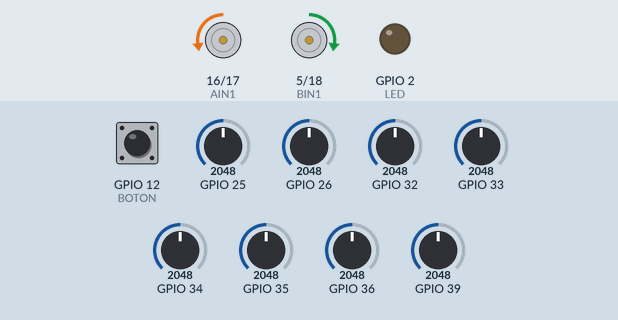
A sketch run on a simulated ESP32. Parts: motor-driver pin pairs drawn as motors (green arrow = first pin HIGH = forward, orange = second pin HIGH = backward, longer = more drive, scaled by the enable pin), output pins drawn as LEDs (lit = HIGH). Inputs (shaded band) come from the test bench; at power-on: GPIO 25 = 2048, GPIO 32 = 2048, GPIO 34 = 2048, GPIO 33 = 2048, GPIO 12 (BOTON) HIGH, GPIO 26 = 2048, GPIO 35 = 2048, GPIO 36 = 2048, GPIO 39 = 2048. What the sketch prints to the serial monitor is not drawn.

Above: at 5.4 s.
5.5 s: GPIO 25 set to 3453
7.0 s: GPIO 25 set to 3561
At 8.2 s:
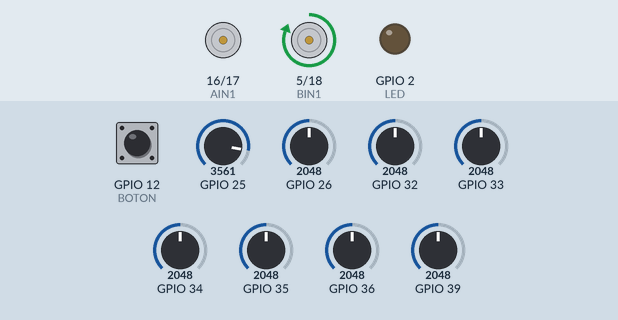
8.5 s: GPIO 32 set to 3540
At 9.7 s:
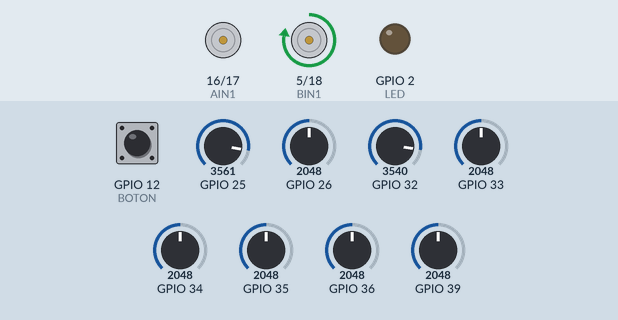
10.0 s: GPIO 34 set to 3429
11.5 s: GPIO 34 set to 3557
At 11.9 s:
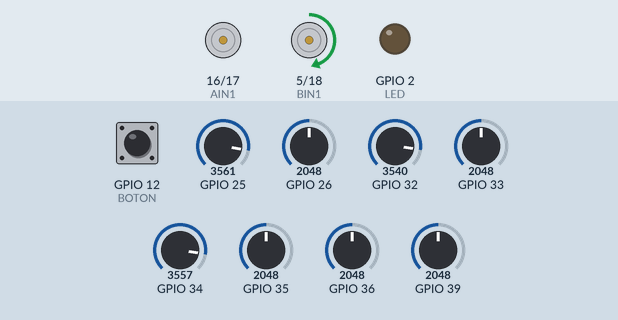
13.0 s: GPIO 33 set to 3431
14.5 s: GPIO 33 set to 3564
At 15.4 s:
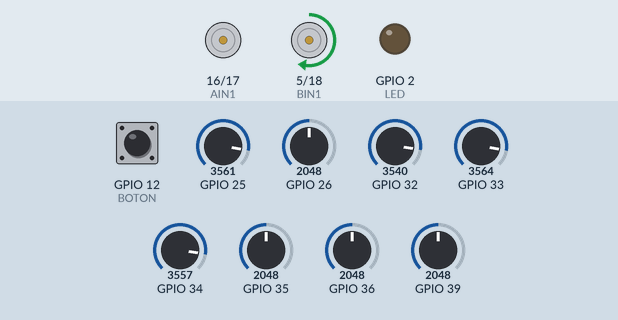
Timing chart, 0 to 17.0 s (numbered marks = the images above; inputs shaded):
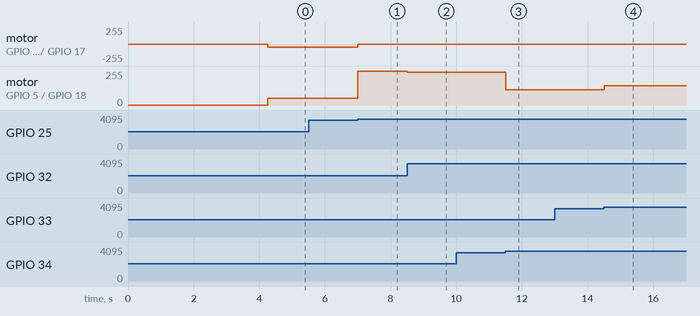

Measured:
- the behaviour switches between 3500 and 3501 on GPIO 25 (found by bisection; images 0 and 1)
- the behaviour switches between 3500 and 3501 on GPIO 34 (found by bisection; images 2 and 3)
- after the input at 5.5 s, every drawn part: stays the same
- after the input at 7.0 s, motor on GPIO 16 (AIN1) / GPIO 17 (AIN2): backward 50/255 → stopped at once; motor on GPIO 5 (BIN1) / GPIO 18 (BIN2): forward 50/255 → forward 255/255 at once
- after the input at 8.5 s, motor on GPIO 5 (BIN1) / GPIO 18 (BIN2): forward 255/255 → forward 244/255 at once
- after the input at 10.0 s, every drawn part: stays the same
- after the input at 11.5 s, motor on GPIO 5 (BIN1) / GPIO 18 (BIN2): forward 244/255 → forward 115/255 at once
- after the input at 13.0 s, every drawn part: stays the same
- after the input at 14.5 s, motor on GPIO 5 (BIN1) / GPIO 18 (BIN2): forward 115/255 → forward 146/255 at once

The sketch:

PIDGratis.ino
```cpp
#include <QTRSensors.h>
#include <Wire.h>

// Pines ESP32
#define BOTON 12
#define LED   2

// PID
float Kp = 0.13;
float Ki = 0.0;
float Kd = 0.5;

int lastError = 0;
int integral  = 0;

const int freq = 5000;
const int resolution = 8;


// Velocidad base
const int velocidadBase = 50;

// Sensores QTR
const uint8_t SensorCount = 8;
uint16_t sensorValues[SensorCount];

QTRSensors qtr;

// ────────────────────────────────────────────────────────────────
void inicializarMotores();
void Motor(int velIzq, int velDer);
// ────────────────────────────────────────────────────────────────

// PID sobre la posición [0..7000] (8 sensores → 7 espacios de 1000)
void PID(uint16_t position) {
  int error = position - 3500;    // centro = 3500
  integral  += error;
  int derivative = error - lastError;
  int output = (Kp * error) + (Ki * integral) + (Kd * derivative);
  lastError = error;

  int vIzq = constrain(velocidadBase + output, 0, 255);
  int vDer = constrain(velocidadBase - output, 0, 255);
  Motor(vIzq, vDer);
}

void setup() {
  Serial.begin(115200);
  inicializarMotores();

  pinMode(LED, OUTPUT);
  pinMode(BOTON, INPUT);

  // Config QTR (analógico, mismos pines)
  qtr.setTypeAnalog();
  qtr.setSensorPins((const uint8_t[]){ 36, 39, 34, 35, 32, 33, 25, 26 }, SensorCount);
  qtr.setEmitterPin(27);

  Serial.println("Esperando botón para calibrar");
  while (digitalRead(BOTON) == LOW) delay(10);

  Serial.println("Calibrando sensores...");
  for (uint16_t i = 0; i < 150; i++) qtr.calibrate();

  Serial.println("Listo. Esperando para comenzar...");
  while (digitalRead(BOTON) == LOW) delay(10);
  delay(500);
}

void loop() {
  // Leer crudos
  qtr.read(sensorValues);

  // Umbral: todo lo < 3500 lo anulamos
  for (uint8_t i = 0; i < SensorCount; i++) {
    if (sensorValues[i] < 3500) sensorValues[i] = 0;
  }

  // Posición ponderada manual
  uint32_t sumaPesada = 0;
  uint32_t sumaTotal  = 0;
  for (uint8_t i = 0; i < SensorCount; i++) {
    sumaPesada += (uint32_t)sensorValues[i] * (i * 1000);
    sumaTotal  += sensorValues[i];
  }

  // GAP: todo blanco → avanza recto con base y no acumules integral
  if (sumaTotal == 0) {
    Motor(velocidadBase, velocidadBase);
    integral  = 0;
    lastError = 0;
    return;
  }

  uint16_t position = sumaPesada / sumaTotal;

  // Control PID
  PID(position);
}
```

Motores.ino
```cpp
#include "Pines.h"

void inicializarMotores(){
  pinMode(BIN2  , OUTPUT);
  pinMode(BIN1  , OUTPUT);
  ledcSetup(1, freq, resolution);
  ledcAttachPin(PWMB, 1);
  pinMode(AIN1  , OUTPUT);
  pinMode(AIN2  , OUTPUT);
  ledcSetup(0, freq, resolution);
  ledcAttachPin(PWMA, 0);
}

void Motoriz(int value) {
  if ( value >= 0 ) {
    digitalWrite(BIN1, HIGH);
    digitalWrite(BIN2, LOW);
  } else {
    digitalWrite(BIN1, LOW);
    digitalWrite(BIN2, HIGH);
    value *= -1;
  }
  ledcWrite(0, value);
}
// Función accionamiento motor derecho
void Motorde(int value) {
  if ( value >= 0 ) {
    digitalWrite(AIN1, LOW);
    digitalWrite(AIN2, HIGH);
  } else {
    digitalWrite(AIN1, HIGH);
    digitalWrite(AIN2, LOW);
    value *= -1;
  }
  ledcWrite(1, value);
}

//Accionamiento de motores
void Motor(int righ, int left) {
  Motoriz(left);
  Motorde(righ);
}
```

Pines.h
```cpp
#define AIN1 16
#define AIN2 17
#define PWMA 4

#define BIN1 5
#define BIN2 18
#define PWMB 19
```
